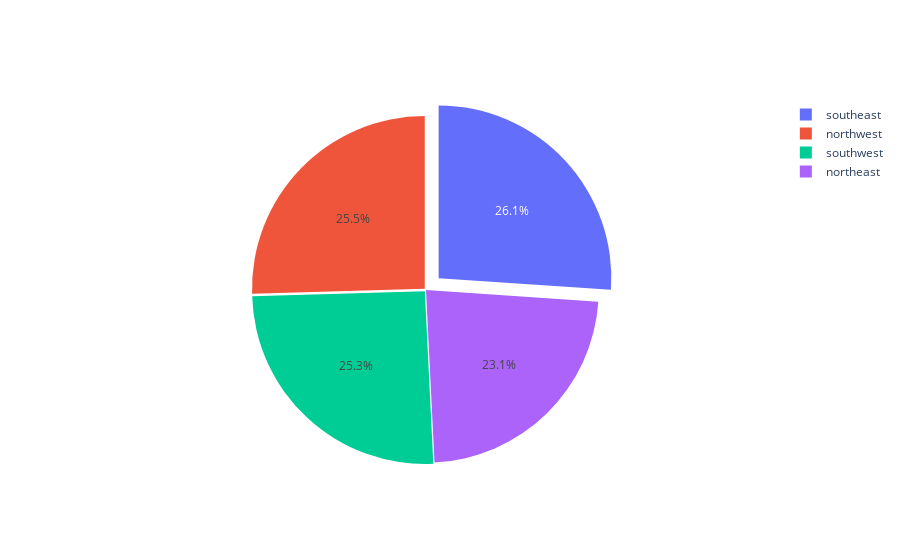

The code cell stored with this chart in its notebook:
### Markdown cell above
#### 4.8 Visualizing the children in different region
- Pie Chart

### Code cell
fig = go.Figure(data=[go.Pie(labels=df['region'], values=df['children'], pull=[0.01, 0.1, 0.01, 0.01])])
fig.update_layout(scene=dict(aspectmode="data"))
fig.show()

### Figure 1 — Plotly figure (JSON) as saved in the notebook; plotly's stock layout.template omitted (floating-point values rounded to 4 significant figures; data arrays with more than 128 entries replaced by an {"elided": "..."} marker saying what was removed)
{"data": [{"labels": {"elided": "1337 str values"}, "pull": [0.01, 0.1, 0.01, 0.01], "type": "pie", "values": {"elided": "1337 int values"}}], "layout": {"scene": {"aspectmode": "data"}}}
